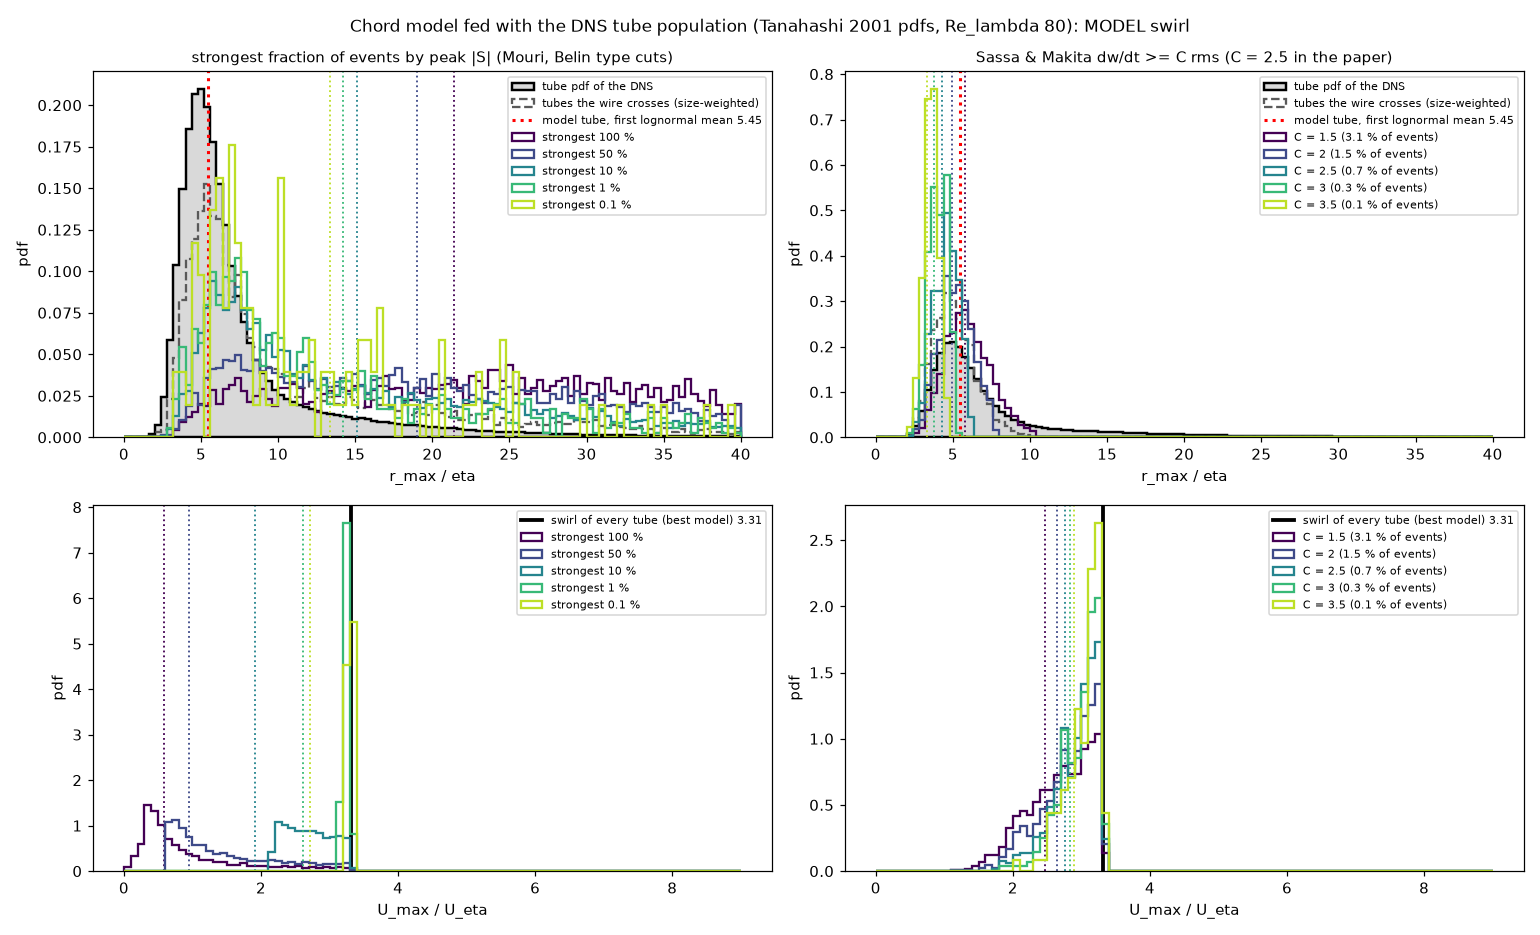

This chart was generated by the following Python code:
"""chord_population.py  v01  What a hot-wire probe reads from a POPULATION of tubes (radius and swirl from the DNS pdfs), for different cuts.

Question.  chord_model.py crosses one tube size with a straight probe.  A real record has tubes of every size and strength, and the detection
is a cut on the absolute signal, so a cut also picks the strong (and the large) tubes.  What are the factors (apparent / true) of radius and swirl,
cut by cut, for the lognormal pdfs of Tanahashi et al. (2001)?

Model
    tubes    radius r_max/eta from the two-lognormal fit of the radius pdf (Tanahashi 2001, mixing layer: weight 0.708, median 5.23, s 0.288 and
             median 11.27, s 0.605); swirl U_max/U_eta from the two-lognormal fit of the swirl pdf (U_max/u_rms; weight 0.415, median 0.500, s 0.619;
             median 0.900, s 0.407), u_rms = (Re_lambda/sqrt15)^(1/2) U_eta (Re_lambda 80).  Cases: INDEPENDENT (radius and swirl drawn separately),
             FIXED_SWIRL (every tube has the median swirl: only the radius varies), CORRELATED (the swirl ranks like the radius).
    probe    as chord_model: impact parameter uniform in +-B_MAX R (so a tube of radius R is met in proportion to R), tilt density cos alpha,
             rotation uniform, thinned by the encounter rate cos alpha; the probe senses one velocity component.
    signal   S(s) in physical units: the unit-tube signal of chord_model (R = 1) with s -> s/R and amplitude U_max / 0.4512.
    cut      keep the strongest fraction q of the events by peak |S|: q = 1 (all), 0.5, 0.1, 0.01, 0.001.
    reading  (a) Belin: radius = spacing of the two extrema / 3.17 (mean, median, mode);
             (b) Mouri: the kept events are aligned on their zero crossing and averaged; a Burgers profile is fitted to the mean: r_fit, U_fit.
    factors  radius factor = r_fit / (true mean r_max/eta of the whole population) and / (mean of the first lognormal: the model tube);
             swirl factor = (true mean U_max/U_eta) / U_fit  (the number the measurement must be MULTIPLIED by).
Usage: python chord_population.py [--events 120000] [--seed 1]
Output: the table, and chord_population.csv.

Versions  M01 m01.v01 (2026-11-12): first version.
          m01.v02 (2026-11-12): radii are r_max (the radius of peak swirl): Belin's spacing/3.17 and the fitted Burgers width were Gaussian widths R = r_max/1.585 and had been compared with r_max.
"""
import argparse
import csv
import math
import os
import sys

import numpy as np
from scipy.optimize import least_squares

HERE = os.path.dirname(os.path.abspath(__file__))
sys.path.insert(0, HERE)
import chord_model as cm   # noqa: E402

__all__ = ["population", "run_case", "main"]

GMAX = (1 - math.exp(-cm.X0)) / cm.RMAX                 # 0.4512: peak of (1 - exp(-x^2/2))/x
RATIO = cm.RMAX                                         # r_max = 1.585 R
B_MAX = 12.0
BIAS = True                                             # a tube is met in proportion to its radius (False: every tube equally likely)
GRID = np.linspace(-80, 80, 641)                        # physical s / eta for the mean profile
RADIUS = (0.708, 5.231, 0.288, 11.27, 0.605)            # weight 1, median 1, s 1, median 2, s 2  (r_max / eta)
SWIRL = (0.415, 0.500, 0.619, 0.9006, 0.407)            # U_max / u_rms
RE_LAMBDA = 80.0
U_RMS = (RE_LAMBDA / math.sqrt(15)) ** 0.5              # u_rms / U_eta
COPULA_RHO = 0.43                                       # rank correlation of ln r and ln U (see case COPULA)
CUTS = (1.0, 0.5, 0.1, 0.01, 0.001)
C_SASSA = (1.5, 2.0, 2.5, 3.0, 3.5)                    # Sassa & Makita (2005) eq. 2: keep events with dw/dt >= C rms(dw/dt); they use C = 2.5 (their Fig. 2 scans 1-3.5)
RMS_GRADIENT = math.sqrt(2 / 15)                        # rms of a transverse gradient dw/dx in units of U_eta/eta: <(dw/dx)^2> = 2 eps / (15 nu)


def lognormal2(rng, n, p):
    """n draws of the two-lognormal pdf p = (w1, m1, s1, m2, s2)."""
    first = rng.uniform(size=n) < p[0]
    z = rng.standard_normal(n)
    return np.where(first, p[1] * np.exp(p[2] * z), p[3] * np.exp(p[4] * z))


def population(rng, n, case):
    """Radius r_max/eta and swirl U_max/U_eta of n tubes."""
    r = lognormal2(rng, n, RADIUS)
    if case == "MODEL":                                  # our best model (D6): every tube has U_max/U_eta = 0.769 Re^(1/3), whatever its radius
        u = np.full(n, 0.769 * RE_LAMBDA ** (1 / 3))
    elif case == "FIXED_SWIRL":
        u = np.full(n, 0.7522 * U_RMS)
    elif case == "JOINT":                                # swirl given radius from the isolines of Ghira et al. (2022) Fig. 9b, Re_lambda 90 (ghira2022_fig9b_re90.csv): median U ~ R^0.31, spread of ln U 0.227; anchored at the Tanahashi median swirl 3.41 at r = 5.45; the isolines end at R about 9, so U is held at its R = 9 value for larger tubes
        u = 3.41 * (np.minimum(r, 9.0) / 5.45) ** 0.31 * np.exp(0.227 * rng.standard_normal(n))
    elif case == "COPULA":                               # both Tanahashi marginals kept (broad swirl pdf included); the dependence of Ghira et al. (2022) Fig. 9b enters as a rank correlation
        z1 = rng.standard_normal(n)                      # rho = b s_R / sqrt(b^2 s_R^2 + s_c^2): slope b = 0.31, s_R = 0.35 (their radii, ln), s_c = 0.227 -> 0.43
        z2 = COPULA_RHO * z1 + math.sqrt(1 - COPULA_RHO ** 2) * rng.standard_normal(n)
        r = np.sort(r)[np.argsort(np.argsort(z1))]
        u = np.sort(lognormal2(rng, n, SWIRL) * U_RMS)[np.argsort(np.argsort(z2))]
    elif case == "ANTICORRELATED":                       # the largest tubes carry the weakest swirl (rank-matched, both marginal pdfs kept): the other end of the range from CORRELATED
        u = np.sort(lognormal2(rng, n, SWIRL) * U_RMS)[::-1][np.argsort(np.argsort(r))]
    elif case == "CORRELATED":
        u = np.sort(lognormal2(rng, n, SWIRL) * U_RMS)[np.argsort(np.argsort(r))]
    else:
        u = lognormal2(rng, n, SWIRL) * U_RMS
    return r, u


def burgers(s, radius, peak):
    x = np.where(np.abs(s) < 1e-9, 1e-9, s) / radius
    return peak * (1 - np.exp(-x * x / 2)) / x / GMAX


def aligned(S, grid_unit):
    """Unit-tube signal row -> (centred s in units of R, signal) with the larger extremum positive at s > 0; None if no zero crossing between the extrema."""
    i1 = int(np.argmax(np.abs(S)))
    S = S * (1.0 if S[i1] > 0 else -1.0)
    i2 = int(np.argmin(S)) if i1 == int(np.argmax(S)) else int(np.argmax(S))
    lo, hi = sorted((i1, i2))
    crossing = np.nonzero(np.diff(np.sign(S[lo:hi + 1])))[0]
    if len(crossing) == 0:
        return None
    k = lo + crossing[0]
    centre = grid_unit[k] - S[k] * (grid_unit[k + 1] - grid_unit[k]) / (S[k + 1] - S[k])
    x = grid_unit - centre
    if grid_unit[int(np.argmax(S))] < centre:
        x, S = -x[::-1], S[::-1]
    return x, S


def events(rng, n, case, tilt):
    """n kept-by-geometry crossings: dict of arrays r (true), u (true), peak (physical |S| max), spacing (physical), and the unit signals."""
    r, u = population(rng, 40 * n, case)
    met = rng.uniform(size=len(r)) < (r / np.percentile(r, 99.5) if BIAS else 1.0)                      # a tube of radius R is met in proportion to R (impact range ~ R)
    r, u = r[met], u[met]
    sin_t = math.sin(tilt)
    alpha = np.arcsin(rng.uniform(-sin_t, sin_t, len(r)))
    thin = rng.uniform(size=len(r)) < np.cos(alpha)
    r, u, alpha = r[thin][:n], u[thin][:n], alpha[thin][:n]
    phi = rng.uniform(0, 2 * math.pi, len(r))
    b = rng.uniform(-B_MAX, B_MAX, len(r))
    return r, u, alpha, phi, b


def run_case(case, n_events, seed, tilt_deg=90.0):
    """List of rows (cut, kept, belin mean/median/mode factors, r_fit, U_fit, true means) for one case."""
    rng = np.random.default_rng(seed)
    tilt = math.radians(tilt_deg)
    r, u, alpha, phi, b = events(rng, n_events, case, tilt)
    rho = r / RATIO                                                      # Gaussian width R of each tube in eta
    peaks, spacings, slopes, unit = np.zeros(len(r)), np.zeros(len(r)), np.zeros(len(r)), []
    chunk = 3000
    for start in range(0, len(r), chunk):
        sl = slice(start, start + chunk)
        S = cm.signal(alpha[sl], phi[sl], b[sl])
        scale = u[sl] / GMAX
        peaks[sl] = np.max(np.abs(S), axis=1) * scale
        slopes[sl] = np.max(np.abs(np.diff(S, axis=1)), axis=1) / (cm.S_GRID[1] - cm.S_GRID[0]) * scale / rho[sl]      # largest |dS/ds|, in U_eta/eta
        spacings[sl] = np.abs(cm.S_GRID[np.argmax(S, axis=1)] - cm.S_GRID[np.argmin(S, axis=1)]) * rho[sl]
        unit.append(S.astype(np.float32))
    unit = np.concatenate(unit)
    first = RADIUS[1] * math.exp(RADIUS[2] ** 2 / 2)
    pr, pu = population(np.random.default_rng(seed + 7), 400000, case)
    true_r, true_u = float(np.mean(pr)), float(np.mean(pu))        # the pdf's own means (every tube counted once)
    order = np.argsort(-peaks)
    rows = []
    for q in CUTS + tuple(-c for c in C_SASSA):          # q > 0: the strongest fraction q by peak |S|; q < 0: Sassa's dw/dt cut with C = -q
        if q > 0:
            keep = order[:max(150, int(q * len(r)))]
        else:
            keep = np.nonzero(slopes >= -q * RMS_GRADIENT)[0]
            if len(keep) < 40:
                continue
        fraction = len(keep) / len(r)
        if len(keep) > 6000:
            keep = rng.choice(keep, 6000, replace=False)                 # the mean profile of 6000 events is stable; saves time
        belin = spacings[keep] / 2                                     # radius to the peak swirl, r_max = half the extrema spacing (Belin's spacing / 3.17 is the Gaussian width R = r_max / 1.585)
        hist, edges = np.histogram(belin, bins=np.linspace(0, 40, 161))
        mode = 0.5 * (edges[np.argmax(hist)] + edges[np.argmax(hist) + 1])
        total, count = np.zeros_like(GRID), 0
        for i in keep:
            a = aligned(unit[i].astype(float), cm.S_GRID)
            if a is None:
                continue
            x, S = a
            total += np.interp(GRID, x * rho[i], S * u[i] / GMAX, left=0.0, right=0.0)
            count += 1
        mean = total / max(count, 1)
        fit = least_squares(lambda p: burgers(GRID, p[0], p[1]) - mean, [3.0, true_u / 2], bounds=([0.2, 0.05], [50.0, 60.0]))
        r_fit, u_fit = fit.x[0] * RATIO, fit.x[1]          # the fitted width R -> r_max = 1.585 R, to compare with the tube radius r_max / eta
        rows.append(dict(case=case, q=q, fraction=fraction, kept=len(keep), true_r=true_r, true_u=true_u, first_r=first,
                         belin_mean=float(np.mean(belin)), belin_median=float(np.median(belin)), belin_mode=mode,
                         r_fit=r_fit, u_fit=u_fit, mean_true_r_kept=float(np.mean(r[keep])), mean_true_u_kept=float(np.mean(u[keep])), belin_values=belin, peak_values=peaks[keep], true_r_values=r[keep]))
    return rows


def plot(rows):
    """chord_population.png: what the wire reads against what is there.  Rows: radius, swirl.  Columns: the cuts on the strongest fraction of events, Sassa's dw/dt cuts.
    Black: the DNS pdf of the tubes (every tube once; the swirl of the best model is one value).  Grey dashed: the tubes the wire crosses.  Coloured: the per-event reading
    (radius = extrema spacing / 3.17; swirl = the peak of the signal).  Dotted verticals: the Burgers fit to the mean profile of the kept events."""
    import matplotlib
    matplotlib.use("Agg")
    import matplotlib.pyplot as plt
    case = rows[0]["case"]
    sel = [w for w in rows if w["case"] == case]
    name = "chord_population.png" if case == "MODEL" else "chord_population_%s.png" % case.lower()
    rng = np.random.default_rng(3)
    pop_r, pop_u = population(rng, 400000, case)
    fig, ax = plt.subplots(2, 2, figsize=(14, 8.5))
    groups = (("strongest fraction of events by peak |S| (Mouri, Belin type cuts)", [w for w in sel if w["q"] > 0], lambda w: "strongest %g %%" % (100 * w["q"])),
              ("Sassa & Makita dw/dt >= C rms (C = 2.5 in the paper)", [w for w in sel if w["q"] < 0], lambda w: "C = %g (%.1f %% of events)" % (-w["q"], 100 * w["fraction"])))
    for col, (title, group, label) in enumerate(groups):
        colours = plt.cm.viridis(np.linspace(0, 0.9, len(group)))
        for row, (key, vals, bins, xlabel, true_mean, true_first) in enumerate((
                ("r", "belin_values", np.linspace(0, 40, 101), "r_max / eta", float(np.mean(pop_r)), group[0]["first_r"]),
                ("u", "peak_values", np.linspace(0, 14, 113), "U_max / U_eta", float(np.mean(pop_u)), float(np.mean(pop_u))))):
            a = ax[row, col]
            if key == "r":
                a.hist(pop_r, bins, density=True, histtype="stepfilled", color="0.85", edgecolor="k", lw=1.6, label="tube pdf of the DNS")
                a.hist(group[0]["true_r_values"], bins, density=True, histtype="step", color="0.35", lw=1.5, ls="--", label="tubes the wire crosses (size-weighted)")
                a.axvline(true_first, color="r", ls=":", lw=2, label="model tube, first lognormal mean %.2f" % true_first)
            elif case == "MODEL":
                a.axvline(true_mean, color="k", lw=2.5, label="swirl of every tube (best model) %.2f" % true_mean)
            else:
                a.hist(pop_u, bins, density=True, histtype="stepfilled", color="0.85", edgecolor="k", lw=1.6, label="swirl pdf of the DNS (Tanahashi 2001), mean %.2f" % true_mean)
                a.axvline(0.769 * RE_LAMBDA ** (1 / 3), color="r", ls=":", lw=2, label="best model D6: %.2f" % (0.769 * RE_LAMBDA ** (1 / 3)))
            for w, c in zip(group, colours):
                a.hist(w[vals], bins, density=True, histtype="step", color=c, lw=1.5, label=label(w))
                a.axvline(w["r_fit"] if key == "r" else w["u_fit"], color=c, ls=":", lw=1.2)
            a.set_xlabel(xlabel)
            a.set_ylabel("pdf")
            if row == 0:
                a.set_title(title, fontsize=10)
            a.legend(fontsize=7)
    fig.suptitle("Chord model fed with the DNS tube population (Tanahashi 2001 pdfs, Re_lambda 80): %s swirl" % case, fontsize=11)
    fig.tight_layout()
    fig.savefig(os.path.join(HERE, name.replace(".png", "_equalchance.png") if not BIAS else name), dpi=110)


def main():
    ap = argparse.ArgumentParser()
    ap.add_argument("--events", type=int, default=120000)
    ap.add_argument("--seed", type=int, default=1)
    ap.add_argument("--plot", action="store_true")
    ap.add_argument("--nobias", action="store_true")
    ap.add_argument("--tilt", type=float, default=90.0)
    ap.add_argument("--cases", default="INDEPENDENT")
    args = ap.parse_args()
    global BIAS
    BIAS = not args.nobias
    allrows = []
    for case in args.cases.split(","):
        rows = run_case(case, args.events, args.seed, args.tilt)
        allrows += rows
        print("\n%s  (true population: mean r_max/eta %.2f, first lognormal mean %.2f, mean U_max/U_eta %.2f; Re_lambda %g, tilt <= %g deg, %d crossings)"
              % (case, rows[0]["true_r"], rows[0]["first_r"], rows[0]["true_u"], RE_LAMBDA, args.tilt, args.events))
        print("  cut        kept  frac | kept-tube true mean r, U | Belin r: mean median mode | fit r, U | r_fit/true r   r_fit/first   swirl factor (true U / U_fit)")
        print("   (cut q: strongest fraction by |S|; cut C: Sassa dw/dt >= C rms)")
        for w in rows:
            print("  %-9s %5d %5.3f |  %5.2f  %5.2f      | %5.2f  %5.2f  %5.2f | %5.2f  %5.2f |  %5.2f        %5.2f        %5.2f"
                  % (("q=%g" % w["q"]) if w["q"] > 0 else ("C=%g" % -w["q"]), w["kept"], w["fraction"], w["mean_true_r_kept"], w["mean_true_u_kept"], w["belin_mean"], w["belin_median"], w["belin_mode"], w["r_fit"], w["u_fit"],
                     w["r_fit"] / w["true_r"], w["r_fit"] / w["first_r"], w["true_u"] / w["u_fit"]))
    with open(os.path.join(HERE, "chord_population.csv"), "w", newline="", encoding="utf-8") as f:
        names = [k for k in allrows[0] if not k.endswith("_values")]
        out = csv.DictWriter(f, fieldnames=names, extrasaction="ignore")
        out.writeheader()
        out.writerows(allrows)
    if args.plot:
        for case in args.cases.split(","):
            plot([w for w in allrows if w["case"] == case])


if __name__ == "__main__":
    main()
